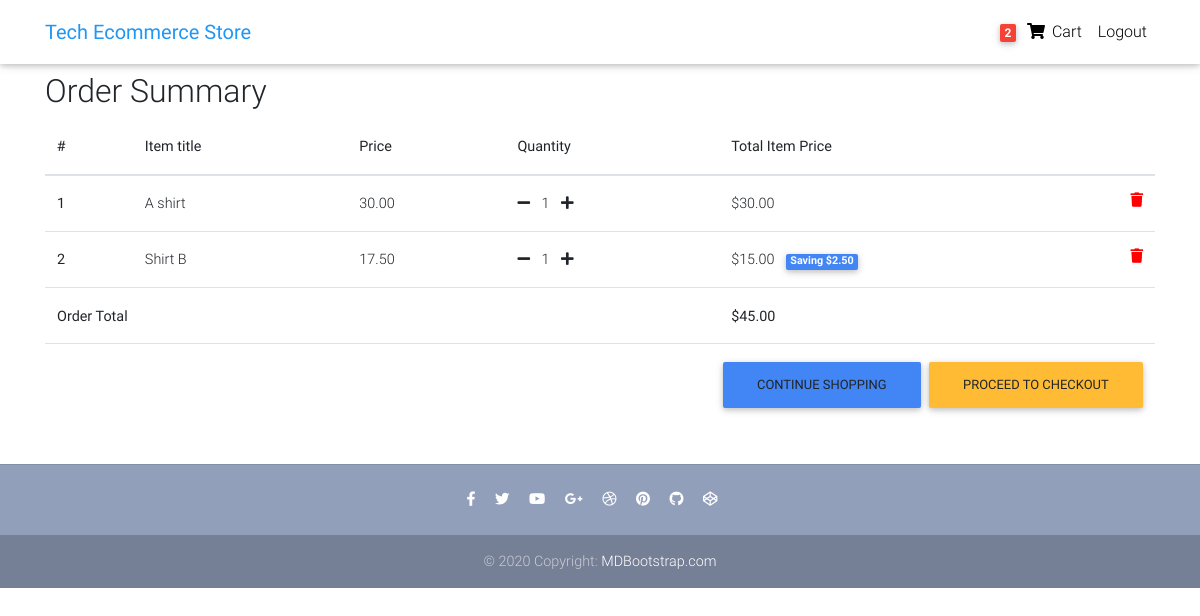
/order-summary/ (signed in), run on an earlier commit of the app's database.
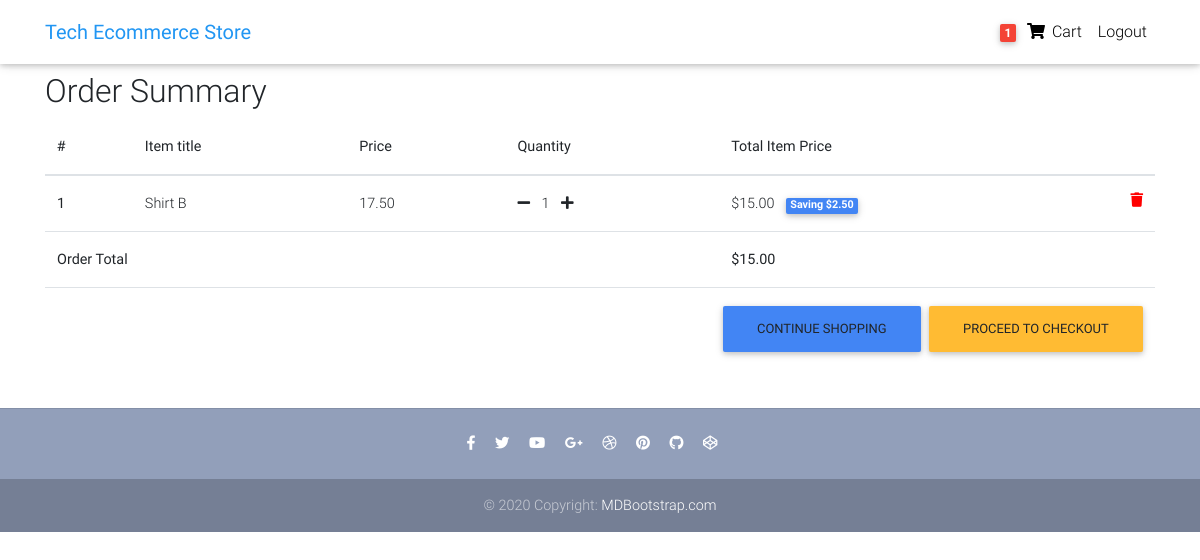
And on a later commit of the database.
### core/models.py (models this page shows, shortened)
class Order(models.Model):
    user = models.ForeignKey(settings.AUTH_USER_MODEL,
                             on_delete=models.CASCADE)
    ref_code = models.CharField(max_length=20, blank=True, null=True)
    items = models.ManyToManyField(OrderItem)
    start_date = models.DateTimeField(auto_now_add=True)
    ordered_date = models.DateTimeField()
    ordered = models.BooleanField(default=False)
    shipping_address = models.ForeignKey(
        'Address', related_name='shipping_address', on_delete=models.SET_NULL, blank=True, null=True)
    billing_address = models.ForeignKey(
        'Address', related_name='billing_address', on_delete=models.SET_NULL, blank=True, null=True)
    payment = models.ForeignKey(
        'Payment', on_delete=models.SET_NULL, blank=True, null=True)
    coupon = models.ForeignKey(
        'Coupon', on_delete=models.SET_NULL, blank=True, null=True)
    being_delivered = models.BooleanField(default=False)
    received = models.BooleanField(default=False)
    refund_requested = models.BooleanField(default=False)
    refund_granted = models.BooleanField(default=False)
    '''
    1. Item added to cart
    2. Adding a billing address
    (Failed checkout)
    3. Payment
    (Preprocessing, processing, packaging etc.)
    4. Being delivered
    5. Received
    6. Refunds
    '''
    def get_total(self):
        total = 0
        for order_item in self.items.all():
            total += order_item.get_final_price()
        if self.coupon:
            total -= self.coupon.amount
        return total

class OrderItem(models.Model):
    user = models.ForeignKey(settings.AUTH_USER_MODEL,
                             on_delete=models.CASCADE)
    ordered = models.BooleanField(default=False)
    item = models.ForeignKey(Item, on_delete=models.CASCADE)
    quantity = models.IntegerField(default=1)
    def get_total_item_price(self):
        return self.quantity * self.item.price
    def get_total_discount_item_price(self):
        return self.quantity * self.item.discount_price
    def get_amount_saved(self):
        return self.get_total_item_price() - self.get_total_discount_item_price()
    def get_final_price(self):
        if self.item.discount_price:
            return self.get_total_discount_item_price()
        return self.get_total_item_price()

class Item(models.Model):
    title = models.CharField(max_length=100)
    price = models.DecimalField(max_digits=10, decimal_places=2)
    discount_price = models.DecimalField(
        blank=True, null=True, max_digits=10, decimal_places=2)
    category = models.CharField(choices=CATEGORY_CHOICES, max_length=2)
    label = models.CharField(choices=LABEL_CHOICES, max_length=1)
    slug = models.SlugField()
    description = models.TextField()
    image = models.ImageField()

### core/views.py (the view)
# urls.py: path('order-summary/', OrderSummaryView.as_view(), name='order-summary'),
class OrderSummaryView(LoginRequiredMixin, View):
    def get(self, *args, **kwargs):
        try:
            order = Order.objects.get(user=self.request.user, ordered=False)
            context = {
                'object': order
            }
            return render(self.request, 'order_summary.html', context)
        except ObjectDoesNotExist:
            messages.warning(self.request, "You do not have an active order")
            return redirect("/")

### core/templatetags/cart_template_tags.py (called while the page is built)
@register.filter
def cart_item_count(user):
    if user.is_authenticated:
        qs = Order.objects.filter(user=user, ordered=False)
        if qs.exists():
            return qs[0].items.count()
    return 0

### templates/order_summary.html (shortened to what this page needs)
{% extends "base.html" %} {% block content %}
<main>
    <div class="container">
        <div class="table-responsive text-nowrap">
            <h2>Order Summary</h2>
            <table class="table">
                <thead>
                    <tr>
                        <th scope="col">#</th>
                        <th scope="col">Item title</th>
                        <th scope="col">Price</th>
                        <th scope="col">Quantity</th>
                        <th scope="col">Total Item Price</th>
                    </tr>
                </thead>
                <tbody>
                    {% for order_item in object.items.all %}
                    <tr>
                        <th scope="row">{{ forloop.counter }}</th>
                        <td>{{ order_item.item.title }}</td>
                        <td>{{ order_item.item.price }}</td>
                        <td>
                            <a href="{% url 'core:remove-single-item-from-cart' order_item.item.slug %}"><i class="fas fa-minus mr-2"></i></a> {{ order_item.quantity }}
                            <a href="{% url 'core:add-to-cart' order_item.item.slug %}"><i class="fas fa-plus ml-2"></i></a>
                        </td>
                        <td>
                            {% if order_item.item.discount_price %} ${{ order_item.get_total_discount_item_price }}
                            <span class="badge badge-primary ml-2">Saving ${{ order_item.get_amount_saved }}</span> {% else %} ${{ order_item.get_total_item_price }} {% endif %}
                            <a style='color: red;' href="{% url 'core:remove-from-cart' order_item.item.slug %}">
                                <i class="fas fa-trash float-right"></i>
                            </a>
                        </td>
                    </tr>
                    {% endfor %}  {% if object.get_total %}
                    <tr>
                        <td colspan="4"><b>Order Total</b></td>
                        <td><b>${{ object.get_total }}</b></td>
                    </tr>
                    <tr>
                        <td colspan="5">
                            <a class='btn btn-warning float-right ml-2' href='/checkout/'>Proceed to checkout</a>
                            <a class='btn btn-primary float-right' href='/'>Continue shopping</a>
                        </td>
                    </tr>
                    {% endif %}
                </tbody>
            </table>
        </div>
    </div>
</main>
{% endblock content %}

### templates/navbar.html (shortened to what this page needs)
{% load cart_template_tags %}
<nav class="navbar fixed-top navbar-expand-lg navbar-light white scrolling-navbar">
    <div class="container">
        <a class="navbar-brand waves-effect" href="/">
            <strong class="blue-text">Tech Ecommerce Store</strong>
        </a>
        <div class="collapse navbar-collapse" id="navbarSupportedContent">
            <ul class="navbar-nav nav-flex-icons">
                {% if request.user.is_authenticated %}
                <li class="nav-item">
                    <a href="{% url 'core:order-summary' %}" class="nav-link waves-effect">
                        <span class="badge red z-depth-1 mr-1"> {{ request.user|cart_item_count }} </span>
                        <i class="fas fa-shopping-cart"></i>
                        <span class="clearfix d-none d-sm-inline-block"> Cart </span>
                    </a>
                </li>
                <li class="nav-item">
                    <a class="nav-link waves-effect" href="{% url 'account_logout' %}">
                        <span class="clearfix d-none d-sm-inline-block"> Logout </span>
                    </a>
                </li>
                {% endif %}
            </ul>
        </div>
    </div>
</nav>

What changed in the data, as far as the page shows it:
no longer on this page (row unchanged): OrderItem: item "A shirt", item.price "30.00", quantity "1", get_total_item_price "30.00"
removed Order: get_total "45.00"
added Order: get_total "15.00"
Also different on the page:
{{ request.user|cart_item_count }}: "2" → "1"
